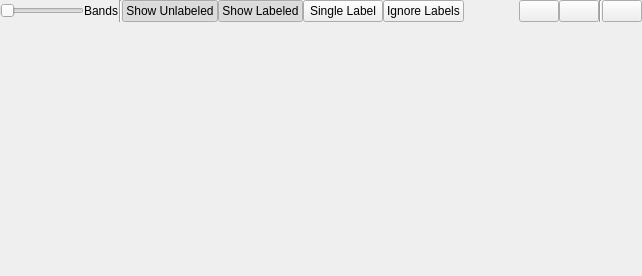
<?xml version="1.0" encoding="UTF-8"?>
<ui version="4.0">
 <class>MainWindow</class>
 <widget class="QMainWindow" name="MainWindow">
  <property name="geometry">
   <rect>
    <x>0</x>
    <y>0</y>
    <width>642</width>
    <height>276</height>
   </rect>
  </property>
  <property name="windowTitle">
   <string>Multispectral Image Viewer</string>
  </property>
  <property name="windowIcon">
   <iconset resource="gerbil.qrc">
    <normaloff>:/logoicon</normaloff>:/logoicon</iconset>
  </property>
  <widget class="QWidget" name="centralwidget">
   <layout class="QVBoxLayout" name="verticalLayout_4">
    <property name="spacing">
     <number>0</number>
    </property>
    <property name="margin">
     <number>0</number>
    </property>
    <item>
     <layout class="QVBoxLayout" name="centralLayout">
      <item>
       <layout class="QHBoxLayout" name="toolbarLayout">
        <item>
         <widget class="QSlider" name="bandsSlider">
          <property name="sizePolicy">
           <sizepolicy hsizetype="Preferred" vsizetype="Fixed">
            <horstretch>0</horstretch>
            <verstretch>0</verstretch>
           </sizepolicy>
          </property>
          <property name="minimumSize">
           <size>
            <width>40</width>
            <height>0</height>
           </size>
          </property>
          <property name="minimum">
           <number>3</number>
          </property>
          <property name="pageStep">
           <number>1</number>
          </property>
          <property name="tracking">
           <bool>false</bool>
          </property>
          <property name="orientation">
           <enum>Qt::Horizontal</enum>
          </property>
         </widget>
        </item>
        <item>
         <widget class="QLabel" name="bandsLabel">
          <property name="text">
           <string>Bands</string>
          </property>
         </widget>
        </item>
        <item>
         <widget class="Line" name="line">
          <property name="orientation">
           <enum>Qt::Vertical</enum>
          </property>
         </widget>
        </item>
        <item>
         <widget class="QPushButton" name="nonmarkButton">
          <property name="toolTip">
           <string>draw vectors of unlabeled pixels</string>
          </property>
          <property name="text">
           <string>Show Unlabeled</string>
          </property>
          <property name="checkable">
           <bool>true</bool>
          </property>
          <property name="checked">
           <bool>true</bool>
          </property>
         </widget>
        </item>
        <item>
         <widget class="QPushButton" name="markButton">
          <property name="toolTip">
           <string>draw vectors of labeled pixels</string>
          </property>
          <property name="text">
           <string>Show Labeled</string>
          </property>
          <property name="checkable">
           <bool>true</bool>
          </property>
          <property name="checked">
           <bool>true</bool>
          </property>
         </widget>
        </item>
        <item>
         <widget class="QPushButton" name="singleButton">
          <property name="toolTip">
           <string>Show vectors of one label
(hover over pixel in band view to select label)</string>
          </property>
          <property name="text">
           <string>Single Label</string>
          </property>
          <property name="checkable">
           <bool>true</bool>
          </property>
         </widget>
        </item>
        <item>
         <widget class="QPushButton" name="ignoreButton">
          <property name="toolTip">
           <string>draw all vectors label-free</string>
          </property>
          <property name="text">
           <string>Ignore Labels</string>
          </property>
          <property name="checkable">
           <bool>true</bool>
          </property>
         </widget>
        </item>
        <item>
         <spacer name="horizontalSpacer">
          <property name="orientation">
           <enum>Qt::Horizontal</enum>
          </property>
          <property name="sizeHint" stdset="0">
           <size>
            <width>1</width>
            <height>1</height>
           </size>
          </property>
         </spacer>
        </item>
        <item>
         <widget class="QPushButton" name="addButton">
          <property name="toolTip">
           <string>add to current label</string>
          </property>
          <property name="text">
           <string/>
          </property>
          <property name="icon">
           <iconset resource="gerbil.qrc">
            <normaloff>:/toolbar/add</normaloff>:/toolbar/add</iconset>
          </property>
          <property name="iconSize">
           <size>
            <width>16</width>
            <height>16</height>
           </size>
          </property>
         </widget>
        </item>
        <item>
         <widget class="QPushButton" name="remButton">
          <property name="toolTip">
           <string>remove from current label</string>
          </property>
          <property name="text">
           <string/>
          </property>
          <property name="icon">
           <iconset resource="gerbil.qrc">
            <normaloff>:/toolbar/remove</normaloff>:/toolbar/remove</iconset>
          </property>
          <property name="iconSize">
           <size>
            <width>16</width>
            <height>16</height>
           </size>
          </property>
         </widget>
        </item>
        <item>
         <widget class="Line" name="line_3">
          <property name="orientation">
           <enum>Qt::Vertical</enum>
          </property>
         </widget>
        </item>
        <item>
         <widget class="QPushButton" name="docksButton">
          <property name="toolTip">
           <string>select available dock windows</string>
          </property>
          <property name="text">
           <string/>
          </property>
          <property name="icon">
           <iconset resource="gerbil.qrc">
            <normaloff>:/toolbar/windows</normaloff>:/toolbar/windows</iconset>
          </property>
          <property name="iconSize">
           <size>
            <width>16</width>
            <height>16</height>
           </size>
          </property>
         </widget>
        </item>
       </layout>
      </item>
      <item>
       <widget class="ViewerContainer" name="viewerContainer" native="true">
        <property name="enabled">
         <bool>true</bool>
        </property>
        <property name="sizePolicy">
         <sizepolicy hsizetype="Preferred" vsizetype="Expanding">
          <horstretch>0</horstretch>
          <verstretch>1</verstretch>
         </sizepolicy>
        </property>
       </widget>
      </item>
     </layout>
    </item>
   </layout>
  </widget>
 </widget>
 <customwidgets>
  <customwidget>
   <class>ViewerContainer</class>
   <extends>QWidget</extends>
   <header>dist_view/viewercontainer.h</header>
   <container>1</container>
  </customwidget>
 </customwidgets>
 <resources>
  <include location="gerbil.qrc"/>
 </resources>
 <connections/>
</ui>
